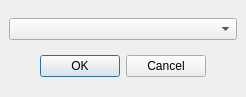
<ui version="4.0" >
 <class>SearchDialog</class>
 <widget class="QDialog" name="SearchDialog" >
  <property name="windowModality" >
   <enum>Qt::ApplicationModal</enum>
  </property>
  <property name="geometry" >
   <rect>
    <x>0</x>
    <y>0</y>
    <width>246</width>
    <height>97</height>
   </rect>
  </property>
  <property name="windowTitle" >
   <string>Search...</string>
  </property>
  <layout class="QVBoxLayout" >
   <property name="margin" >
    <number>9</number>
   </property>
   <property name="spacing" >
    <number>6</number>
   </property>
   <item>
    <widget class="QComboBox" name="comboBox" />
   </item>
   <item>
    <widget class="QDialogButtonBox" name="buttonBox" >
     <property name="orientation" >
      <enum>Qt::Horizontal</enum>
     </property>
     <property name="standardButtons" >
      <set>QDialogButtonBox::Cancel|QDialogButtonBox::NoButton|QDialogButtonBox::Ok</set>
     </property>
     <property name="centerButtons" >
      <bool>true</bool>
     </property>
    </widget>
   </item>
  </layout>
 </widget>
 <resources/>
 <connections>
  <connection>
   <sender>buttonBox</sender>
   <signal>accepted()</signal>
   <receiver>SearchDialog</receiver>
   <slot>accept()</slot>
   <hints>
    <hint type="sourcelabel" >
     <x>164</x>
     <y>112</y>
    </hint>
    <hint type="destinationlabel" >
     <x>157</x>
     <y>70</y>
    </hint>
   </hints>
  </connection>
  <connection>
   <sender>buttonBox</sender>
   <signal>rejected()</signal>
   <receiver>SearchDialog</receiver>
   <slot>reject()</slot>
   <hints>
    <hint type="sourcelabel" >
     <x>164</x>
     <y>112</y>
    </hint>
    <hint type="destinationlabel" >
     <x>173</x>
     <y>70</y>
    </hint>
   </hints>
  </connection>
 </connections>
</ui>
